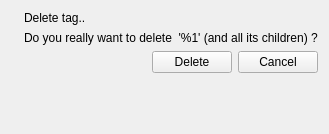
<?xml version="1.0" encoding="UTF-8"?>
<ui version="4.0">
 <class>tag_delete_form</class>
 <widget class="QWidget" name="tag_delete_form">
  <property name="windowModality">
   <enum>Qt::ApplicationModal</enum>
  </property>
  <property name="geometry">
   <rect>
    <x>0</x>
    <y>0</y>
    <width>321</width>
    <height>134</height>
   </rect>
  </property>
  <property name="windowTitle">
   <string>Delete tag</string>
  </property>
  <layout class="QFormLayout" name="formLayout">
   <property name="fieldGrowthPolicy">
    <enum>QFormLayout::AllNonFixedFieldsGrow</enum>
   </property>
   <item row="2" column="0">
    <widget class="QLabel" name="label">
     <property name="text">
      <string/>
     </property>
     <property name="pixmap">
      <pixmap resource="../configurator.qrc">:/images/tag_blue_edit.png</pixmap>
     </property>
    </widget>
   </item>
   <item row="2" column="1">
    <widget class="QLabel" name="editlabel">
     <property name="text">
      <string>Delete tag..</string>
     </property>
    </widget>
   </item>
   <item row="3" column="1">
    <widget class="QLabel" name="label_2">
     <property name="text">
      <string>Do you really want to delete  '%1' (and all its children) ?</string>
     </property>
     <property name="action" stdset="0">
      <string>TagRequest tag {id={main.id}}</string>
     </property>
     <property name="answer" stdset="0">
      <string>Tag tag {id={?}; parentID={?}; name{{1}}; description{{?}}}</string>
     </property>
    </widget>
   </item>
   <item row="4" column="1">
    <layout class="QHBoxLayout" name="horizontalLayout_2">
     <item>
      <spacer name="horizontalSpacer">
       <property name="orientation">
        <enum>Qt::Horizontal</enum>
       </property>
       <property name="sizeHint" stdset="0">
        <size>
         <width>40</width>
         <height>20</height>
        </size>
       </property>
      </spacer>
     </item>
     <item>
      <widget class="QPushButton" name="delete_2">
       <property name="text">
        <string>Delete</string>
       </property>
       <property name="action" stdset="0">
        <string notr="true">deleteTag tag {id={main.id}}</string>
       </property>
       <property name="datasignal:clicked" stdset="0">
        <string notr="true">tag</string>
       </property>
       <property name="form" stdset="0">
        <string>_CLOSE_</string>
       </property>
      </widget>
     </item>
     <item>
      <widget class="QPushButton" name="cancel">
       <property name="text">
        <string>Cancel</string>
       </property>
       <property name="form" stdset="0">
        <string notr="true">_CLOSE_</string>
       </property>
      </widget>
     </item>
    </layout>
   </item>
  </layout>
 </widget>
 <tabstops>
  <tabstop>delete_2</tabstop>
  <tabstop>cancel</tabstop>
 </tabstops>
 <resources>
  <include location="../configurator.qrc"/>
  <include location="../configurator.qrc"/>
 </resources>
 <connections/>
</ui>
